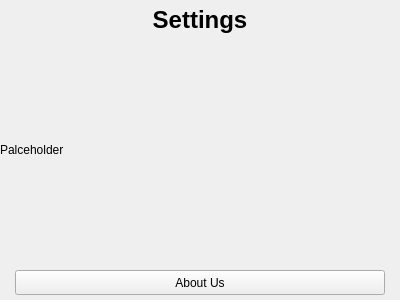
<?xml version="1.0" encoding="UTF-8"?>
<ui version="4.0">
 <class>SettingsWindow</class>
 <widget class="QWidget" name="SettingsWindow">
  <property name="geometry">
   <rect>
    <x>0</x>
    <y>0</y>
    <width>400</width>
    <height>300</height>
   </rect>
  </property>
  <property name="windowTitle">
   <string>Settings</string>
  </property>
  <property name="windowIcon">
   <iconset>
    <normaloff>../../../../../Downloads/Windows_Settings_icon.png</normaloff>../../../../../Downloads/Windows_Settings_icon.png</iconset>
  </property>
  <widget class="QLabel" name="header_label">
   <property name="geometry">
    <rect>
     <x>0</x>
     <y>0</y>
     <width>400</width>
     <height>40</height>
    </rect>
   </property>
   <property name="font">
    <font>
     <pointsize>18</pointsize>
     <bold>true</bold>
    </font>
   </property>
   <property name="text">
    <string>Settings</string>
   </property>
   <property name="alignment">
    <set>Qt::AlignCenter</set>
   </property>
  </widget>
  <widget class="QLabel" name="placeholder_label">
   <property name="geometry">
    <rect>
     <x>0</x>
     <y>50</y>
     <width>400</width>
     <height>200</height>
    </rect>
   </property>
   <property name="text">
    <string>Palceholder</string>
   </property>
  </widget>
  <widget class="QPushButton" name="about_button">
   <property name="geometry">
    <rect>
     <x>15</x>
     <y>270</y>
     <width>370</width>
     <height>25</height>
    </rect>
   </property>
   <property name="text">
    <string>About Us</string>
   </property>
  </widget>
 </widget>
 <resources/>
 <connections/>
</ui>
